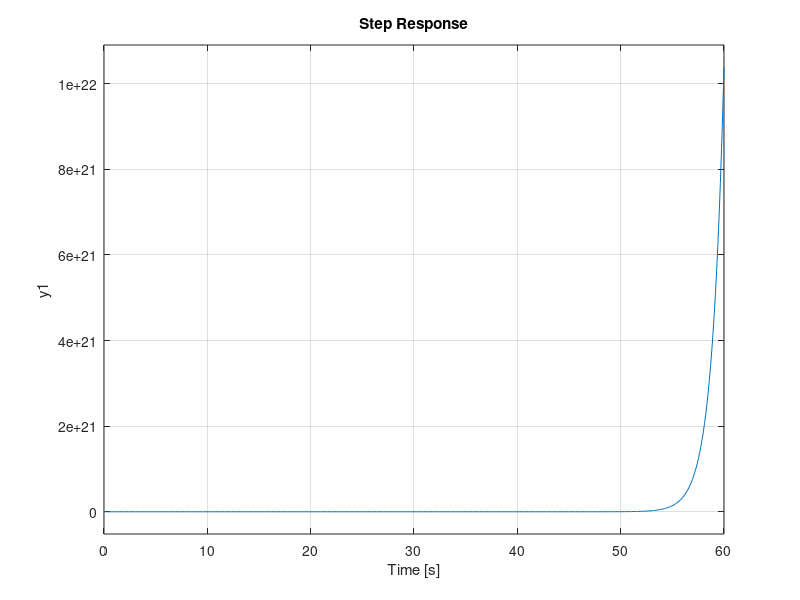

MATLAB code for this plot:
H1 = tf(4,[10,0,4]);
H2 = tf(3,[6,16]);
H3 = tf([4,10],[4,9,5,0]);
H4 = tf(1,[7,10]);
H5 = tf([8,8],[1,2,3,0]);
H6 = tf([3,2],[5,7,10]);

A1 = feedback(H3,-1)
A2 = parallel(H4,H5)

A = A1*A2*H6

final = H1+H2+A

step(final)